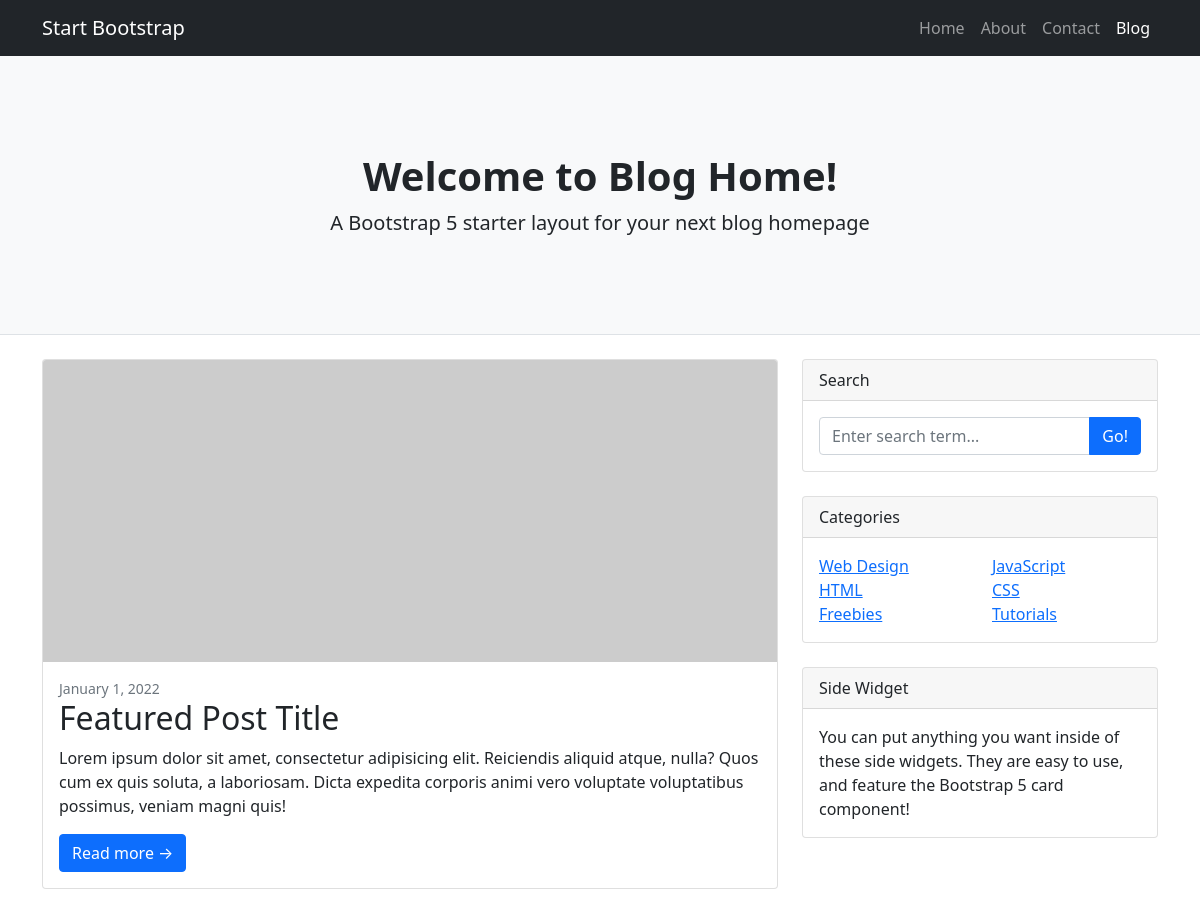
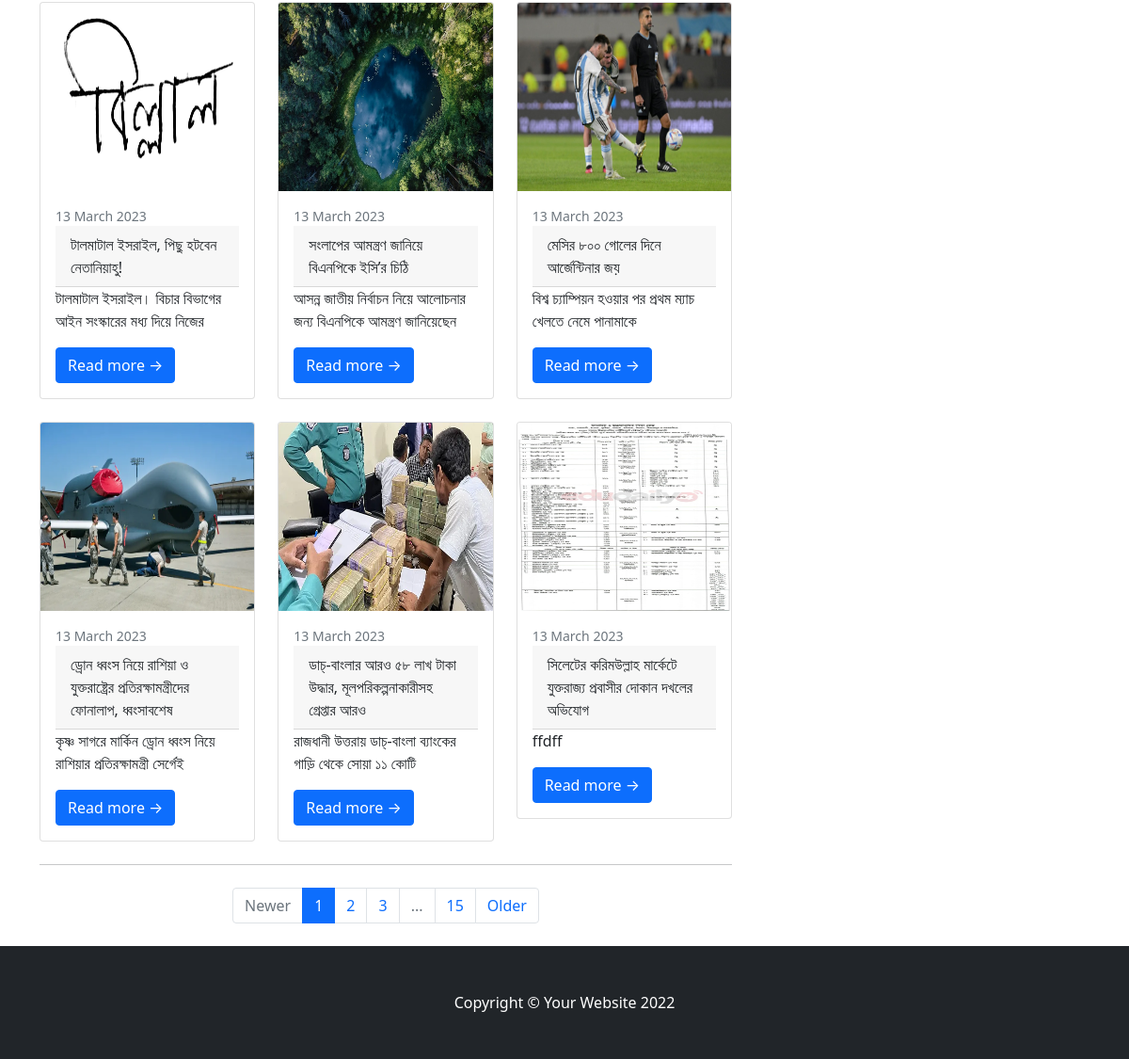
Screenshot of /home-1/index.php with the database file from the repository (2 pictures, top to bottom).
### tables this page shows
CREATE TABLE `articles` (
  `id` int(11) NOT NULL,
  `category_id` int(11) NOT NULL,
  `title` varchar(512) NOT NULL,
  `description` text NOT NULL,
  `images` varchar(512) NOT NULL,
  `active` int(11) NOT NULL,
  `user_id` int(11) NOT NULL,
  `tags` varchar(128) NOT NULL,
  `featured` int(11) NOT NULL,
  `created_at` timestamp NOT NULL DEFAULT current_timestamp()
);

### home-1/index.php (the view, shortened to what this page needs)
<?php
require "../inc/config.php";
?>
<!DOCTYPE html>
<html lang="en">
<head>
    <link href="css/styles.css" rel="stylesheet" />
</head>
<body>
    <nav class="navbar navbar-expand-lg navbar-dark bg-dark">
        <div class="container">
            <a class="navbar-brand" href="#!">Start Bootstrap</a>
            <div class="collapse navbar-collapse" id="navbarSupportedContent">
                <ul class="navbar-nav ms-auto mb-2 mb-lg-0">
                    <li class="nav-item"><a class="nav-link" href="#">Home</a></li>
                    <li class="nav-item"><a class="nav-link" href="#!">About</a></li>
                    <li class="nav-item"><a class="nav-link" href="#!">Contact</a></li>
                    <li class="nav-item"><a class="nav-link active" aria-current="page" href="#">Blog</a></li>
                </ul>
            </div>
        </div>
    </nav>
    <header class="py-5 bg-light border-bottom mb-4">
        <div class="container">
            <div class="text-center my-5">
                <h1 class="fw-bolder">Welcome to Blog Home!</h1>
                <p class="lead mb-0">A Bootstrap 5 starter layout for your next blog homepage</p>
            </div>
        </div>
    </header>
    <div class="container">
        <div class="row">
            <div class="col-lg-8">
                <div class="card mb-4">
                    <a href="#!"><img class="card-img-top" src="https://dummyimage.com/850x350/dee2e6/6c757d.jpg" alt="..." /></a>
                    <div class="card-body">
                        <div class="small text-muted">January 1, 2022</div>
                        <h2 class="card-title">Featured Post Title</h2>
                        <p class="card-text">Lorem ipsum dolor sit amet, consectetur adipisicing elit. Reiciendis
                            aliquid atque, nulla? Quos cum ex quis soluta, a laboriosam. Dicta expedita corporis animi
                            vero voluptate voluptatibus possimus, veniam magni quis!</p>
                        <a class="btn btn-primary" href="#!">Read more →</a>
                    </div>
                </div>
                <div class="row">
                    <?php
                    if (isset($_GET['page'])) {
                        $page = $_GET['page'];
                    } else {
                        $page = 1;
                    }
                    $cards_per_page = 6;
                    $limit = $cards_per_page;
                    $offset = ($page - 1) * $cards_per_page;
                    $q = "select * from articles where active='3' ORDER BY created_at desc LIMIT $limit OFFSET $offset";
                    $r = $conn->query($q);
                    $query1 = "SELECT DATE_FORMAT(created_at, '%d %M %Y') AS date_only FROM articles;";
                    $result1 = mysqli_query($conn, $query1);
                    $row1 = mysqli_fetch_assoc($result1);
                    ?>
                    <?php
                    while ($row = $r->fetch_assoc()) {
                    ?>
                        <div class="col-lg-4">
                            <div class="card mb-4">
                                <a href="details.php?id=<?= $row['id'] ?>"><img height="200px" class="card-img-top" src="../admin/a.assets/article_image/<?php echo $row["images"]; ?>" alt="..." /></a>
                                <div class="card-body">
                                    <div class="small text-muted"><?php echo $row1["date_only"]; ?></div>
                                    <div class="card-header" tyle="font-size: 13px; text-align: justify; height:60px; display: flex; align-items: start;">
                                    <?php echo implode(' ', array_slice(explode(' ', $row['title']), 0, 9)); ?></div>
                                    <p class="card-text"> <?php echo implode(' ', array_slice(explode(' ', $row['description']), 0, 9)); ?></p>
                                    <a class="btn btn-primary" href="details.php?id=<?= $row['id'] ?>">Read more →</a>
                                </div>
                            </div>
                        </div>
                    <?php
                    }
                    ?>
                </div>
                <nav aria-label="Pagination">
                    <hr class="my-0" />
                    <ul class="pagination justify-content-center my-4">
                        <li class="page-item disabled"><a class="page-link" href="#" tabindex="-1" aria-disabled="true">Newer</a></li>
                        <li class="page-item active" aria-current="page"><a class="page-link" href="#!">1</a></li>
                        <li class="page-item"><a class="page-link" href="#!">2</a></li>
                        <li class="page-item"><a class="page-link" href="#!">3</a></li>
                        <li class="page-item disabled"><a class="page-link" href="#!">...</a></li>
                        <li class="page-item"><a class="page-link" href="#!">15</a></li>
                        <li class="page-item"><a class="page-link" href="#!">Older</a></li>
                    </ul>
                </nav>
            </div>
            <div class="col-lg-4">
                <div class="card mb-4">
                    <div class="card-header">Search</div>
                    <div class="card-body">
                        <div class="input-group">
                            <input class="form-control" type="text" placeholder="Enter search term..." aria-label="Enter search term..." aria-describedby="button-search" />
                            <button class="btn btn-primary" id="button-search" type="button">Go!</button>
                        </div>
                    </div>
                </div>
                <div class="card mb-4">
                    <div class="card-header">Categories</div>
                    <div class="card-body">
                        <div class="row">
                            <div class="col-sm-6">
                                <ul class="list-unstyled mb-0">
                                    <li><a href="#!">Web Design</a></li>
                                    <li><a href="#!">HTML</a></li>
                                    <li><a href="#!">Freebies</a></li>
                                </ul>
                            </div>
                            <div class="col-sm-6">
                                <ul class="list-unstyled mb-0">
                                    <li><a href="#!">JavaScript</a></li>
                                    <li><a href="#!">CSS</a></li>
                                    <li><a href="#!">Tutorials</a></li>
                                </ul>
                            </div>
                        </div>
                    </div>
                </div>
                <div class="card mb-4">
                    <div class="card-header">Side Widget</div>
                    <div class="card-body">You can put anything you want inside of these side widgets. They are easy to
                        use,
                        and
                        feature the Bootstrap 5 card component!</div>
                </div>
            </div>
        </div>
    </div>
    <footer class="py-5 bg-dark">
        <div class="container">
            <p class="m-0 text-center text-white">Copyright &copy; Your Website 2022</p>
        </div>
    </footer>
</body>
</html>

### rows the page displays
articles: images (picture), date_only "13 March 2023", title "টালমাটাল ইসরাইল, পিছু হটবেন নেতানিয়াহু!", description "টালমাটাল ইসরাইল। বিচার বিভাগের আইন সংস্কারের মধ্য দিয়ে নিজের"
articles: images (picture), date_only "13 March 2023", title "সংলাপের আমন্ত্রণ জানিয়ে বিএনপিকে ইসি’র চিঠি", description "আসন্ন জাতীয় নির্বাচন নিয়ে আলোচনার জন্য বিএনপিকে আমন্ত্রণ জানিয়েছেন"
articles: images (picture), date_only "13 March 2023", title "মেসির ৮০০ গোলের দিনে আর্জেন্টিনার জয়", description "বিশ্ব চ্যাম্পিয়ন হওয়ার পর প্রথম ম্যাচ খেলতে নেমে পানামাকে"
articles: images (picture), date_only "13 March 2023", title "ড্রোন ধ্বংস নিয়ে রাশিয়া ও যুক্তরাষ্ট্রের প্রতিরক্ষামন্ত্রীদের ফোনালাপ, ধ্বংসাবশেষ", description "কৃষ্ণ সাগরে মার্কিন ড্রোন ধ্বংস নিয়ে রাশিয়ার প্রতিরক্ষামন্ত্রী সের্গেই"
articles: images (picture), date_only "13 March 2023", title "ডাচ্-বাংলার আরও ৫৮ লাখ টাকা উদ্ধার, মূলপরিকল্পনাকারীসহ গ্রেপ্তার আরও", description "রাজধানী উত্তরায় ডাচ্-বাংলা ব্যাংকের গাড়ি থেকে সোয়া ১১ কোটি"
articles: images (picture), date_only "13 March 2023", title "সিলেটের করিমউল্লাহ মার্কেটে যুক্তরাজ্য প্রবাসীর দোকান দখলের অভিযোগ", description "ffdff"
